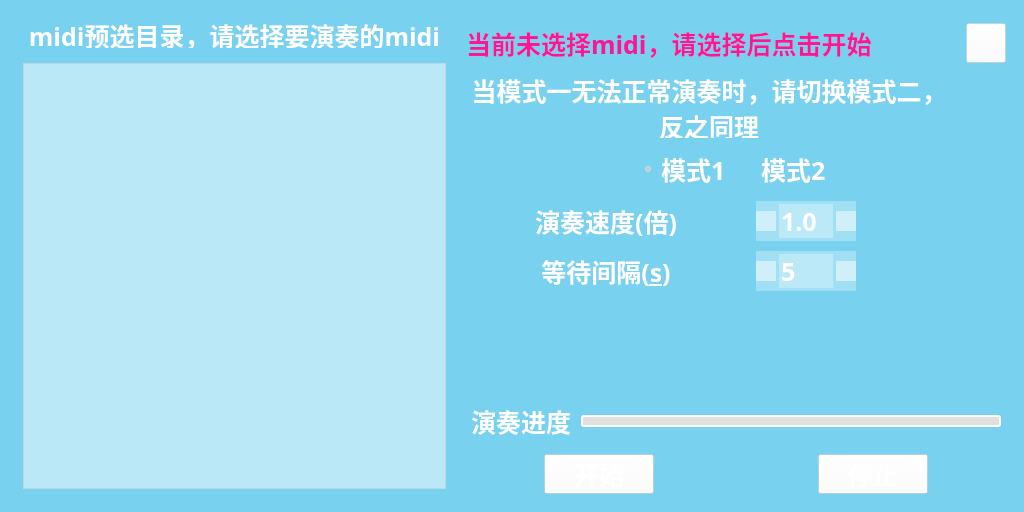
<?xml version="1.0" encoding="UTF-8"?>
<ui version="4.0">
 <class>midiForm</class>
 <widget class="QWidget" name="midiForm">
  <property name="geometry">
   <rect>
    <x>0</x>
    <y>0</y>
    <width>1024</width>
    <height>512</height>
   </rect>
  </property>
  <property name="minimumSize">
   <size>
    <width>1024</width>
    <height>512</height>
   </size>
  </property>
  <property name="maximumSize">
   <size>
    <width>1024</width>
    <height>512</height>
   </size>
  </property>
  <property name="windowTitle">
   <string>Form</string>
  </property>
  <property name="styleSheet">
   <string notr="true">*{
	color: rgb(255, 52, 179);
	color: #FFFFFF;
	font-size: 25px;
	font-weight: 900;
	font-family: YouSheBiaoTiYuan;
}
QLabel,QRadioButton{
	background-color: transparent;
}
QListWidget::item::selected:active
{ 
    background-color: rgba(255, 20, 147, 0.7);
    border-width:0;
}</string>
  </property>
  <layout class="QHBoxLayout" name="horizontalLayout">
   <property name="leftMargin">
    <number>0</number>
   </property>
   <property name="topMargin">
    <number>0</number>
   </property>
   <property name="rightMargin">
    <number>0</number>
   </property>
   <property name="bottomMargin">
    <number>0</number>
   </property>
   <item>
    <widget class="QWidget" name="bg_widget" native="true">
     <property name="styleSheet">
      <string notr="true">QWidget#bg_widget{
	border-image:url(:/bg/cxk.png);
}</string>
     </property>
     <layout class="QVBoxLayout" name="verticalLayout_3">
      <property name="leftMargin">
       <number>0</number>
      </property>
      <property name="topMargin">
       <number>0</number>
      </property>
      <property name="rightMargin">
       <number>0</number>
      </property>
      <property name="bottomMargin">
       <number>0</number>
      </property>
      <item>
       <widget class="QWidget" name="widget_2" native="true">
        <property name="styleSheet">
         <string notr="true">#widget_2{
	background-color: rgba(0, 178, 238, 0.5);
}
</string>
        </property>
        <layout class="QVBoxLayout" name="verticalLayout_4">
         <property name="spacing">
          <number>15</number>
         </property>
         <property name="leftMargin">
          <number>18</number>
         </property>
         <property name="topMargin">
          <number>18</number>
         </property>
         <property name="rightMargin">
          <number>18</number>
         </property>
         <property name="bottomMargin">
          <number>18</number>
         </property>
         <item>
          <layout class="QHBoxLayout" name="horizontalLayout_8">
           <property name="spacing">
            <number>15</number>
           </property>
           <item>
            <layout class="QVBoxLayout" name="verticalLayout">
             <property name="leftMargin">
              <number>5</number>
             </property>
             <property name="topMargin">
              <number>5</number>
             </property>
             <property name="rightMargin">
              <number>5</number>
             </property>
             <property name="bottomMargin">
              <number>5</number>
             </property>
             <item>
              <widget class="QLabel" name="dir_label">
               <property name="minimumSize">
                <size>
                 <width>0</width>
                 <height>25</height>
                </size>
               </property>
               <property name="maximumSize">
                <size>
                 <width>16777215</width>
                 <height>25</height>
                </size>
               </property>
               <property name="styleSheet">
                <string notr="true"/>
               </property>
               <property name="text">
                <string>midi预选目录，请选择要演奏的midi</string>
               </property>
               <property name="alignment">
                <set>Qt::AlignCenter</set>
               </property>
              </widget>
             </item>
             <item>
              <widget class="QListWidget" name="midiSelect_listWidget">
               <property name="styleSheet">
                <string notr="true">background-color: rgba(255, 255, 255, 0.5);
</string>
               </property>
              </widget>
             </item>
            </layout>
           </item>
           <item>
            <layout class="QVBoxLayout" name="verticalLayout_2">
             <property name="spacing">
              <number>10</number>
             </property>
             <item>
              <layout class="QHBoxLayout" name="horizontalLayout_2" stretch="9,1">
               <item>
                <widget class="QLabel" name="mid_label">
                 <property name="minimumSize">
                  <size>
                   <width>490</width>
                   <height>50</height>
                  </size>
                 </property>
                 <property name="maximumSize">
                  <size>
                   <width>490</width>
                   <height>50</height>
                  </size>
                 </property>
                 <property name="styleSheet">
                  <string notr="true">color: rgb(255,20,147);</string>
                 </property>
                 <property name="text">
                  <string>当前未选择midi，请选择后点击开始</string>
                 </property>
                 <property name="alignment">
                  <set>Qt::AlignLeading|Qt::AlignLeft|Qt::AlignVCenter</set>
                 </property>
                </widget>
               </item>
               <item>
                <widget class="QPushButton" name="close_pushButton">
                 <property name="minimumSize">
                  <size>
                   <width>40</width>
                   <height>40</height>
                  </size>
                 </property>
                 <property name="maximumSize">
                  <size>
                   <width>40</width>
                   <height>40</height>
                  </size>
                 </property>
                 <property name="styleSheet">
                  <string notr="true">QPushButton{
	background-color: rgba(255, 255, 255, 0.3);
	image: url(:/icon/static/icon/close.png);
}
QPushButton:hover{
	background-color: rgba(255, 255, 255, 0.6);
}
QPushButton:pressed{
	background-color: rgba(255, 255, 255, 0.1);
}</string>
                 </property>
                 <property name="text">
                  <string/>
                 </property>
                 <property name="flat">
                  <bool>false</bool>
                 </property>
                </widget>
               </item>
              </layout>
             </item>
             <item>
              <layout class="QHBoxLayout" name="horizontalLayout_7" stretch="9,1">
               <item>
                <widget class="QLabel" name="tip_label">
                 <property name="minimumSize">
                  <size>
                   <width>0</width>
                   <height>60</height>
                  </size>
                 </property>
                 <property name="maximumSize">
                  <size>
                   <width>16777215</width>
                   <height>60</height>
                  </size>
                 </property>
                 <property name="styleSheet">
                  <string notr="true"/>
                 </property>
                 <property name="text">
                  <string>当模式一无法正常演奏时，请切换模式二，
反之同理</string>
                 </property>
                 <property name="alignment">
                  <set>Qt::AlignCenter</set>
                 </property>
                 <property name="wordWrap">
                  <bool>false</bool>
                 </property>
                </widget>
               </item>
               <item>
                <spacer name="horizontalSpacer_8">
                 <property name="orientation">
                  <enum>Qt::Horizontal</enum>
                 </property>
                 <property name="sizeHint" stdset="0">
                  <size>
                   <width>40</width>
                   <height>20</height>
                  </size>
                 </property>
                </spacer>
               </item>
              </layout>
             </item>
             <item>
              <layout class="QHBoxLayout" name="horizontalLayout_3">
               <item>
                <spacer name="horizontalSpacer_2">
                 <property name="orientation">
                  <enum>Qt::Horizontal</enum>
                 </property>
                 <property name="sizeHint" stdset="0">
                  <size>
                   <width>40</width>
                   <height>20</height>
                  </size>
                 </property>
                </spacer>
               </item>
               <item alignment="Qt::AlignHCenter|Qt::AlignVCenter">
                <widget class="QRadioButton" name="mode1_radioButton">
                 <property name="text">
                  <string>模式1</string>
                 </property>
                 <property name="checked">
                  <bool>true</bool>
                 </property>
                </widget>
               </item>
               <item alignment="Qt::AlignHCenter|Qt::AlignVCenter">
                <widget class="QRadioButton" name="mode2_radioButton">
                 <property name="text">
                  <string>模式2</string>
                 </property>
                </widget>
               </item>
               <item>
                <spacer name="horizontalSpacer">
                 <property name="orientation">
                  <enum>Qt::Horizontal</enum>
                 </property>
                 <property name="sizeHint" stdset="0">
                  <size>
                   <width>40</width>
                   <height>20</height>
                  </size>
                 </property>
                </spacer>
               </item>
              </layout>
             </item>
             <item>
              <layout class="QHBoxLayout" name="horizontalLayout_5">
               <property name="spacing">
                <number>10</number>
               </property>
               <item>
                <widget class="QLabel" name="speed_label">
                 <property name="minimumSize">
                  <size>
                   <width>280</width>
                   <height>40</height>
                  </size>
                 </property>
                 <property name="maximumSize">
                  <size>
                   <width>280</width>
                   <height>40</height>
                  </size>
                 </property>
                 <property name="styleSheet">
                  <string notr="true"/>
                 </property>
                 <property name="text">
                  <string>演奏速度(倍)</string>
                 </property>
                 <property name="alignment">
                  <set>Qt::AlignCenter</set>
                 </property>
                 <property name="buddy">
                  <cstring>wait_spinBox</cstring>
                 </property>
                </widget>
               </item>
               <item>
                <widget class="QDoubleSpinBox" name="speed_doubleSpinBox">
                 <property name="minimumSize">
                  <size>
                   <width>100</width>
                   <height>40</height>
                  </size>
                 </property>
                 <property name="maximumSize">
                  <size>
                   <width>100</width>
                   <height>40</height>
                  </size>
                 </property>
                 <property name="styleSheet">
                  <string notr="true">QDoubleSpinBox{
	background-color: rgba(255,255,255,0.3);
}
QDoubleSpinBox:up-button 
{
    subcontrol-origin:border;
    subcontrol-position:right;
	image: url(:/icon/static/icon/add.png);
	width: 20px;
    height: 20px;
	background-color: rgba(255,255,255,0.5);
}

QDoubleSpinBox:down-button 
{
    subcontrol-origin:border;
    subcontrol-position:left;
    image: url(:/icon/static/icon/move.png);
	width: 20px;
    height: 20px;
	background-color: rgba(255,255,255,0.5);
}
QDoubleSpinBox:up-button:hover{
	background-color: rgba(255,255,255,0.7);
}
QDoubleSpinBox:up-button:pressed{
	background-color: rgba(255,255,255,0.1);
}</string>
                 </property>
                 <property name="decimals">
                  <number>1</number>
                 </property>
                 <property name="minimum">
                  <double>0.500000000000000</double>
                 </property>
                 <property name="maximum">
                  <double>5.000000000000000</double>
                 </property>
                 <property name="singleStep">
                  <double>0.100000000000000</double>
                 </property>
                 <property name="value">
                  <double>1.000000000000000</double>
                 </property>
                </widget>
               </item>
               <item>
                <spacer name="horizontalSpacer_4">
                 <property name="orientation">
                  <enum>Qt::Horizontal</enum>
                 </property>
                 <property name="sizeHint" stdset="0">
                  <size>
                   <width>40</width>
                   <height>20</height>
                  </size>
                 </property>
                </spacer>
               </item>
              </layout>
             </item>
             <item>
              <layout class="QHBoxLayout" name="horizontalLayout_4">
               <property name="spacing">
                <number>10</number>
               </property>
               <item>
                <widget class="QLabel" name="wait_label">
                 <property name="minimumSize">
                  <size>
                   <width>280</width>
                   <height>40</height>
                  </size>
                 </property>
                 <property name="maximumSize">
                  <size>
                   <width>280</width>
                   <height>40</height>
                  </size>
                 </property>
                 <property name="styleSheet">
                  <string notr="true"/>
                 </property>
                 <property name="text">
                  <string>等待间隔(&amp;s)</string>
                 </property>
                 <property name="alignment">
                  <set>Qt::AlignCenter</set>
                 </property>
                 <property name="buddy">
                  <cstring>wait_spinBox</cstring>
                 </property>
                </widget>
               </item>
               <item>
                <widget class="QSpinBox" name="wait_spinBox">
                 <property name="minimumSize">
                  <size>
                   <width>100</width>
                   <height>40</height>
                  </size>
                 </property>
                 <property name="maximumSize">
                  <size>
                   <width>100</width>
                   <height>40</height>
                  </size>
                 </property>
                 <property name="styleSheet">
                  <string notr="true">QSpinBox{
	background-color: rgba(255,255,255,0.3);
}
QSpinBox:up-button 
{
    subcontrol-origin:border;
    subcontrol-position:right;
	image: url(:/icon/static/icon/add.png);
	width: 20px;
    height: 20px;
	background-color: rgba(255,255,255,0.5);
}

QSpinBox:down-button 
{
    subcontrol-origin:border;
    subcontrol-position:left;
    image: url(:/icon/static/icon/move.png);
	width: 20px;
    height: 20px;
	background-color: rgba(255,255,255,0.5);
}
QSpinBox:up-button:hover{
	background-color: rgba(255,255,255,0.7);
}
QSpinBox:up-button:pressed{
	background-color: rgba(255,255,255,0.1);
}
QSpinBox:down-button:hover{
	background-color: rgba(255,255,255,0.7);
}
QSpinBox:down-button:pressed{
	background-color: rgba(255,255,255,0.1);
}</string>
                 </property>
                 <property name="keyboardTracking">
                  <bool>true</bool>
                 </property>
                 <property name="minimum">
                  <number>5</number>
                 </property>
                 <property name="maximum">
                  <number>20</number>
                 </property>
                 <property name="singleStep">
                  <number>5</number>
                 </property>
                </widget>
               </item>
               <item>
                <spacer name="horizontalSpacer_5">
                 <property name="orientation">
                  <enum>Qt::Horizontal</enum>
                 </property>
                 <property name="sizeHint" stdset="0">
                  <size>
                   <width>40</width>
                   <height>20</height>
                  </size>
                 </property>
                </spacer>
               </item>
              </layout>
             </item>
             <item>
              <spacer name="verticalSpacer">
               <property name="orientation">
                <enum>Qt::Vertical</enum>
               </property>
               <property name="sizeHint" stdset="0">
                <size>
                 <width>20</width>
                 <height>40</height>
                </size>
               </property>
              </spacer>
             </item>
             <item>
              <layout class="QHBoxLayout" name="horizontalLayout_6">
               <property name="spacing">
                <number>10</number>
               </property>
               <property name="leftMargin">
                <number>5</number>
               </property>
               <property name="topMargin">
                <number>5</number>
               </property>
               <property name="rightMargin">
                <number>5</number>
               </property>
               <property name="bottomMargin">
                <number>5</number>
               </property>
               <item>
                <widget class="QLabel" name="progress_label">
                 <property name="minimumSize">
                  <size>
                   <width>100</width>
                   <height>35</height>
                  </size>
                 </property>
                 <property name="maximumSize">
                  <size>
                   <width>100</width>
                   <height>35</height>
                  </size>
                 </property>
                 <property name="styleSheet">
                  <string notr="true"/>
                 </property>
                 <property name="text">
                  <string>演奏进度</string>
                 </property>
                 <property name="alignment">
                  <set>Qt::AlignCenter</set>
                 </property>
                </widget>
               </item>
               <item>
                <widget class="QProgressBar" name="progressBar">
                 <property name="styleSheet">
                  <string notr="true">QProgressBar{
	border: 2px solid white;
	background-color: #E0E0E0;
	min-height: 8px;
    max-height: 8px;
	border-radius: 3px;
}
QProgressBar::chunk {
    background-color: #BF3EFF;
    width: 7px;
}
</string>
                 </property>
                 <property name="value">
                  <number>0</number>
                 </property>
                 <property name="textVisible">
                  <bool>false</bool>
                 </property>
                </widget>
               </item>
              </layout>
             </item>
             <item>
              <layout class="QHBoxLayout" name="horizontalLayout_9" stretch="1,0,2,0,1">
               <property name="spacing">
                <number>9</number>
               </property>
               <item>
                <spacer name="horizontalSpacer_6">
                 <property name="orientation">
                  <enum>Qt::Horizontal</enum>
                 </property>
                 <property name="sizeHint" stdset="0">
                  <size>
                   <width>40</width>
                   <height>20</height>
                  </size>
                 </property>
                </spacer>
               </item>
               <item>
                <widget class="QPushButton" name="play_pushButton">
                 <property name="minimumSize">
                  <size>
                   <width>110</width>
                   <height>40</height>
                  </size>
                 </property>
                 <property name="maximumSize">
                  <size>
                   <width>110</width>
                   <height>40</height>
                  </size>
                 </property>
                 <property name="styleSheet">
                  <string notr="true">background-color: rgba(255, 255, 255, 0.5);
</string>
                 </property>
                 <property name="text">
                  <string>开始</string>
                 </property>
                </widget>
               </item>
               <item>
                <spacer name="horizontalSpacer_3">
                 <property name="orientation">
                  <enum>Qt::Horizontal</enum>
                 </property>
                 <property name="sizeHint" stdset="0">
                  <size>
                   <width>40</width>
                   <height>20</height>
                  </size>
                 </property>
                </spacer>
               </item>
               <item>
                <widget class="QPushButton" name="stop_pushButton">
                 <property name="minimumSize">
                  <size>
                   <width>110</width>
                   <height>40</height>
                  </size>
                 </property>
                 <property name="maximumSize">
                  <size>
                   <width>110</width>
                   <height>40</height>
                  </size>
                 </property>
                 <property name="styleSheet">
                  <string notr="true">background-color: rgba(255, 255, 255, 0.5);
</string>
                 </property>
                 <property name="text">
                  <string>停止</string>
                 </property>
                </widget>
               </item>
               <item>
                <spacer name="horizontalSpacer_7">
                 <property name="orientation">
                  <enum>Qt::Horizontal</enum>
                 </property>
                 <property name="sizeHint" stdset="0">
                  <size>
                   <width>40</width>
                   <height>20</height>
                  </size>
                 </property>
                </spacer>
               </item>
              </layout>
             </item>
            </layout>
           </item>
          </layout>
         </item>
        </layout>
       </widget>
      </item>
     </layout>
    </widget>
   </item>
  </layout>
 </widget>
 <resources>
  <include location="../qrc/ys_bg.qrc"/>
 </resources>
 <connections/>
</ui>
